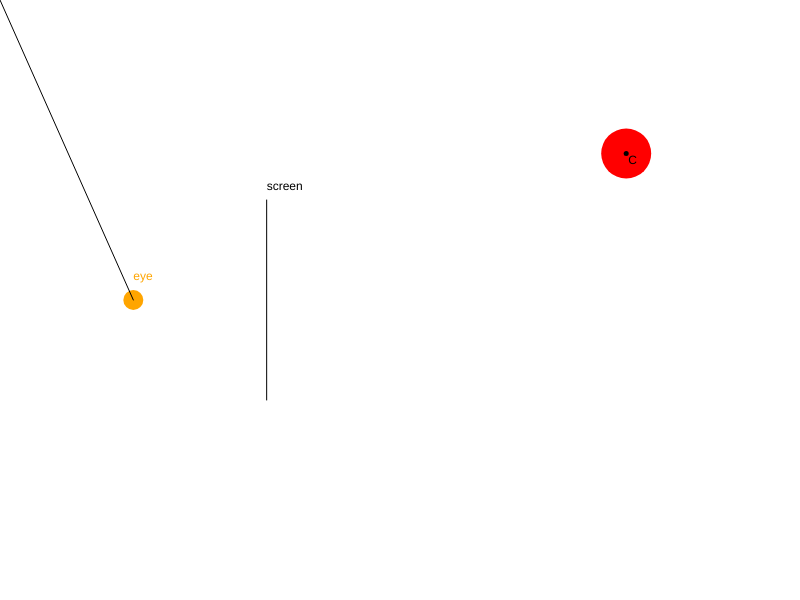
Frame 1 (no input)
Frame 60 (no input): identical to frame 1, image omitted
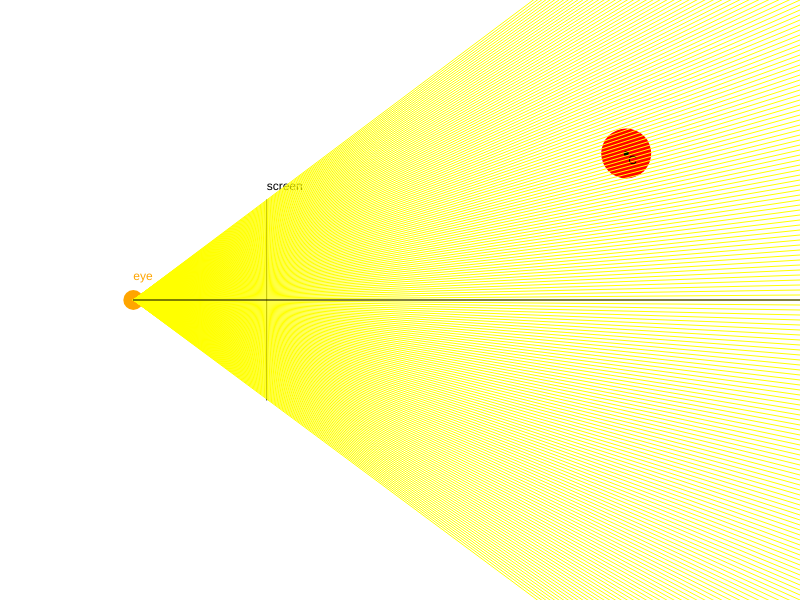
Frame 120 (the mouse pressed at the canvas centre since frame 60)

The p5.js sketch that drew these frames (run headless with seeded random() and noise() and a simulated clock; from frame 60 on, the mouse is pressed at the canvas centre):

// p5.js sketch
// ── sketch.js
//circle center
let c, eye, m;
let DEBUG = false;
let circSize = 50;
let screenPixels = [];
let screenSize = 200; //pixel length of screen
let screenPoint1, screenPoint2;

function setup() {
  createCanvas(800, 600);

  c = createVector(random(2 * (width/6) + circSize, width - circSize), random(0 + circSize, height - circSize)); //put c at random location
  eye = createVector(width/6, height/2); //eye is always at the same point

  x = 2*(width/6);
  //build the screen
  for(let i = 0; i < screenSize; i++){
    let p = createVector(x, i + height/2 - 100 );
    screenPixels.push(p);
  }

  print(screenPixels);
}

function draw() {
  m = createVector(mouseX, mouseY);
  background("#FFF");
  scene(); //sets the scene
  checkMove();
  cast();
  single();
}

//set the scene
function scene(){
  // eye
  fill("orange");
  noStroke();
  ellipse(eye.x, eye.y, 20, 20);

  //label
  text("eye", eye.x, eye.y - 20)

  // screen
  stroke("#000");
  line(2*(width/6), height/2 - 100, 2*(width/6), height/2 + 100)
  noStroke();
  fill("#000");
  text("screen", 2 * (width/6), height/2 - 110);

  //object
  noStroke();
  fill("#FF0000");
  ellipse(c.x, c.y, circSize, circSize)
  fill("#000");
  ellipse(c.x, c.y, 5, 5);
  text("C", c.x + 2, c.y + 10);
}

//move the shape with the arrow keys
function checkMove(){
  if (keyIsDown(LEFT_ARROW)) {
    if(c.x > 2*(width/6) + circSize/2 + 10){ //don't let the circle bash into screne
      c.x -= 5;
    }
  }

  if (keyIsDown(RIGHT_ARROW)) {
    c.x += 10;
  }

  if (keyIsDown(UP_ARROW)) {
    c.y -= 10;
  }

  if (keyIsDown(DOWN_ARROW)) {
    c.y += 10;
  }
}

function single(){
  //draw a line from the center in the direction of the mouse pointer
  let m = createVector(mouseX, mouseY);
  let ray = p5.Vector.sub(m, eye);
  ray.normalize();
  ray.setMag(1000);
  ray.add(eye);

  stroke(0);
  line(eye.x, eye.y, ray.x, ray.y)
}

function cast(x,y){
  for(p of screenPixels){
    let ray = p5.Vector.sub(p, eye);
    ray.normalize(0);
    ray.setMag(1000);
    ray.add(eye);

    if(DEBUG){
      stroke("yellow");
      line(eye.x, eye.y, ray.x, ray.y);
    }
  }
}

// function illum(){
//   for(p of screenPixels){
//     stroke("yellow");
//     point(p.x, p.y);
//   }
// }

function mousePressed(){
  if(DEBUG == false){
    DEBUG = true;
  } else {
    DEBUG = false;
  }

}


// ── style.css

html, body {
  margin: 0;
  padding: 0;
  background-color: Gainsboro;
  max-width: 800px;
  font-family: 'Nunito Sans', sans-serif;
  margin: 10px auto;
  color: #4E4B5C;
}

canvas {
  display: block;
  background-color: white;
  margin: 20px auto;
}
h2 {
  margin-bottom: 0px;
}

a{
  color: #4E4B5C;
}

a:hover {
  color: #fc9dd8;   
}

.main-title {
  font-size: 3rem;

} 

.project {
  display: inline-block;
  width: 150px;   
}

.card p {
  display: inline-block;
}
